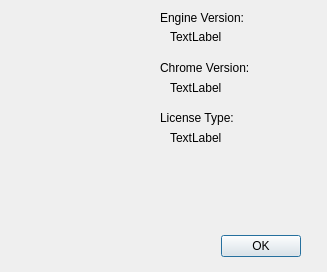
<?xml version="1.0" encoding="UTF-8"?>
<ui version="4.0">
 <class>AboutBrowserStudio</class>
 <widget class="QDialog" name="AboutBrowserStudio">
  <property name="geometry">
   <rect>
    <x>0</x>
    <y>0</y>
    <width>327</width>
    <height>272</height>
   </rect>
  </property>
  <property name="windowTitle">
   <string>About Engine</string>
  </property>
  <property name="sizeGripEnabled">
   <bool>false</bool>
  </property>
  <property name="modal">
   <bool>true</bool>
  </property>
  <widget class="QDialogButtonBox" name="buttonBox">
   <property name="geometry">
    <rect>
     <x>100</x>
     <y>230</y>
     <width>201</width>
     <height>32</height>
    </rect>
   </property>
   <property name="orientation">
    <enum>Qt::Horizontal</enum>
   </property>
   <property name="standardButtons">
    <set>QDialogButtonBox::Ok</set>
   </property>
  </widget>
  <widget class="QLabel" name="label">
   <property name="geometry">
    <rect>
     <x>20</x>
     <y>20</y>
     <width>61</width>
     <height>61</height>
    </rect>
   </property>
   <property name="text">
    <string/>
   </property>
   <property name="pixmap">
    <pixmap resource="engine.qrc">:/engine/images/Logo.png</pixmap>
   </property>
   <property name="scaledContents">
    <bool>true</bool>
   </property>
  </widget>
  <widget class="QLabel" name="LabelDescription">
   <property name="geometry">
    <rect>
     <x>10</x>
     <y>150</y>
     <width>301</width>
     <height>81</height>
    </rect>
   </property>
   <property name="text">
    <string/>
   </property>
   <property name="alignment">
    <set>Qt::AlignJustify|Qt::AlignVCenter</set>
   </property>
   <property name="wordWrap">
    <bool>true</bool>
   </property>
   <property name="openExternalLinks">
    <bool>true</bool>
   </property>
  </widget>
  <widget class="QLabel" name="label_3">
   <property name="geometry">
    <rect>
     <x>140</x>
     <y>10</y>
     <width>16</width>
     <height>16</height>
    </rect>
   </property>
   <property name="text">
    <string/>
   </property>
   <property name="pixmap">
    <pixmap resource="engine.qrc">:/engine/images/question.png</pixmap>
   </property>
  </widget>
  <widget class="QLabel" name="label_4">
   <property name="geometry">
    <rect>
     <x>160</x>
     <y>10</y>
     <width>151</width>
     <height>16</height>
    </rect>
   </property>
   <property name="text">
    <string>Engine Version:</string>
   </property>
  </widget>
  <widget class="QLabel" name="LabelVersion">
   <property name="geometry">
    <rect>
     <x>170</x>
     <y>30</y>
     <width>57</width>
     <height>14</height>
    </rect>
   </property>
   <property name="text">
    <string>TextLabel</string>
   </property>
  </widget>
  <widget class="QLabel" name="label_5">
   <property name="geometry">
    <rect>
     <x>140</x>
     <y>60</y>
     <width>16</width>
     <height>16</height>
    </rect>
   </property>
   <property name="text">
    <string/>
   </property>
   <property name="pixmap">
    <pixmap resource="engine.qrc">:/engine/images/question.png</pixmap>
   </property>
  </widget>
  <widget class="QLabel" name="label_6">
   <property name="geometry">
    <rect>
     <x>160</x>
     <y>60</y>
     <width>151</width>
     <height>16</height>
    </rect>
   </property>
   <property name="text">
    <string>Chrome Version:</string>
   </property>
  </widget>
  <widget class="QLabel" name="LabelWebkit">
   <property name="geometry">
    <rect>
     <x>170</x>
     <y>80</y>
     <width>121</width>
     <height>16</height>
    </rect>
   </property>
   <property name="text">
    <string>TextLabel</string>
   </property>
  </widget>
  <widget class="QLabel" name="label_7">
   <property name="geometry">
    <rect>
     <x>140</x>
     <y>110</y>
     <width>16</width>
     <height>16</height>
    </rect>
   </property>
   <property name="text">
    <string/>
   </property>
   <property name="pixmap">
    <pixmap resource="engine.qrc">:/engine/images/question.png</pixmap>
   </property>
  </widget>
  <widget class="QLabel" name="LabelLicenseType">
   <property name="geometry">
    <rect>
     <x>170</x>
     <y>130</y>
     <width>121</width>
     <height>16</height>
    </rect>
   </property>
   <property name="text">
    <string>TextLabel</string>
   </property>
  </widget>
  <widget class="QLabel" name="label_8">
   <property name="geometry">
    <rect>
     <x>160</x>
     <y>110</y>
     <width>151</width>
     <height>16</height>
    </rect>
   </property>
   <property name="text">
    <string>License Type:</string>
   </property>
  </widget>
 </widget>
 <resources>
  <include location="engine.qrc"/>
 </resources>
 <connections>
  <connection>
   <sender>buttonBox</sender>
   <signal>accepted()</signal>
   <receiver>AboutBrowserStudio</receiver>
   <slot>accept()</slot>
   <hints>
    <hint type="sourcelabel">
     <x>248</x>
     <y>254</y>
    </hint>
    <hint type="destinationlabel">
     <x>157</x>
     <y>274</y>
    </hint>
   </hints>
  </connection>
  <connection>
   <sender>buttonBox</sender>
   <signal>rejected()</signal>
   <receiver>AboutBrowserStudio</receiver>
   <slot>reject()</slot>
   <hints>
    <hint type="sourcelabel">
     <x>316</x>
     <y>260</y>
    </hint>
    <hint type="destinationlabel">
     <x>286</x>
     <y>274</y>
    </hint>
   </hints>
  </connection>
 </connections>
</ui>
